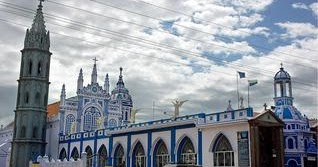
#> input picture ex2/church.jpg, 318 x 167 px
$ jupyter execute image_smoothening.ipynb
#> lines starting #> are read from the running program, lines starting #| are printed output that depends on the picture
**Averaging Filter, Gaussian Blur, Median Filter, Bilateral Filter, Anisotropic Diffusion, Adaptive Median Filter, Conservative Smoothing, Alpha Trim Mean Filter**

[cell 1]
import matplotlib.pyplot as plt
import cv2

def display_image(title, image):
    plt.figure(figsize=(4, 4))
    plt.title(title)
    plt.imshow(image, cmap='gray')
    plt.axis('off')
    plt.show()

[cell 2]
image = cv2.imread('church.jpg')
#> image is the input picture: shape (167, 318, 3); mean B, G, R 159.8, 151.2, 144.7
rgb_image = cv2.cvtColor(image, cv2.COLOR_BGR2RGB)
display_image('Original Image', rgb_image)

[cell 3]
gray_scale = cv2.cvtColor(image, cv2.COLOR_BGR2GRAY)
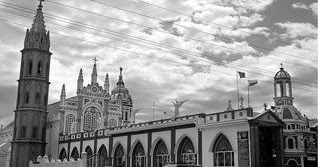
#> gray_scale: shape (167, 318); min 0, max 255, mean 150.2
display_image('Gray Scale Image', gray_scale)

[cell 4]
averaging_filter = cv2.blur(gray_scale, (4, 4))
display_image('Averaging Filter', averaging_filter)

[cell 5]
gaussian_blur = cv2.GaussianBlur(gray_scale, (5,5), 2)
display_image('Gaussian Blur', gaussian_blur)

[cell 6]
median_filter = cv2.medianBlur(gray_scale, 5)
display_image('Median Filter', median_filter)

[cell 7]
bilateral_filter = cv2.bilateralFilter(gray_scale, 9, 75, 75)
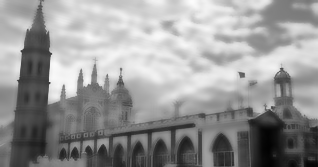
#> bilateral_filter: shape (167, 318); min 2, max 252, mean 150.3
display_image('Bilateral Filter', bilateral_filter)

[cell 8]
import numpy as np

def adaptive_median_filter(image, S_max):
#> called with S_max = 5
    padded_image = np.pad(image, S_max // 2, mode='constant', constant_values=0)
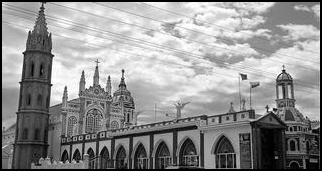
#> padded_image: shape (171, 322); min 0, max 255, mean 144.9
    output_image = np.copy(image)
    rows, cols = image.shape
#> rows = 167; cols = 318

    for i in range(rows):
        for j in range(cols):
            S = 3
            while S <= S_max:
                # Extracting the subimage
                sub_img = padded_image[i:i + S, j:j + S]
                Z_min = np.min(sub_img)
                Z_max = np.max(sub_img)
                Z_m = np.median(sub_img)
                Z_xy = image[i, j]

                if Z_min < Z_m < Z_max:
                    if Z_min < Z_xy < Z_max:
                        output_image[i, j] = Z_xy
                    else:
                        output_image[i, j] = Z_m
                    break
                else:
                    S += 2
            # else:
            output_image[i, j] = Z_m
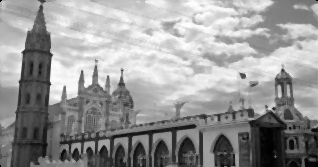
#> output_image: shape (167, 318); min 0, max 254, mean 151

    return output_image

adaptive_median_filter_image = adaptive_median_filter(gray_scale, 5)
display_image('Adaptive Median Filter', adaptive_median_filter_image)

[cell 9]
def conservative_smoothing_filter(image, neighborhood_size=3):
#> called with neighborhood_size = 3
    offset = neighborhood_size // 2
    rows, cols = image.shape
#> rows = 167; cols = 318
    result = np.copy(image)
    for i in range(offset, rows - offset):
        for j in range(offset, cols - offset):
            # Get the neighborhood of the pixel (e.g., 3x3, 5x5)
            neighborhood = image[i - offset:i + offset + 1, j - offset:j + offset + 1]
            # Get the minimum and maximum pixel values in the neighborhood
            min_val = np.min(neighborhood)
            max_val = np.max(neighborhood)
            # Get the current pixel value
            current_pixel = image[i, j]
            # Apply the conservative smoothing rule
            if current_pixel < min_val:
                result[i, j] = min_val
            elif current_pixel > max_val:
                result[i, j] = max_val
    return result

conservative_smoothing = conservative_smoothing_filter(gray_scale)
display_image('Conservative Smoothing Filter', conservative_smoothing)

[cell 10]
import cv2
import numpy as np

# Anisotropic diffusion function
def anisotropic_diffusion(image, iterations, kappa, gamma, option=1):
    # Convert image to float32 for precision
#> called with iterations = 15, kappa = 30, gamma = 0.2, option = 1
    image = image.astype(np.float32)
#> image: shape (167, 318) float32

    # Define the convolution kernels for gradients
    kernel_north = np.array([[0, 1, 0],
                             [0, -1, 0],
                             [0, 0, 0]])

    kernel_south = np.array([[0, 0, 0],
                             [0, -1, 0],
                             [0, 1, 0]])

    kernel_east = np.array([[0, 0, 0],
                            [0, -1, 1],
                            [0, 0, 0]])

    kernel_west = np.array([[0, 0, 0],
                            [1, -1, 0],
                            [0, 0, 0]])

    for i in range(iterations):
        # Compute gradients using convolution
        delta_north = cv2.filter2D(image, -1, kernel_north)
        delta_south = cv2.filter2D(image, -1, kernel_south)
        delta_east = cv2.filter2D(image, -1, kernel_east)
        delta_west = cv2.filter2D(image, -1, kernel_west)

        # Calculate conduction coefficient based on the chosen option
        if option == 1:
            # Exponential conduction function (Perona-Malik equation 1)
            c_north = np.exp(-(delta_north / kappa) ** 2)
            c_south = np.exp(-(delta_south / kappa) ** 2)
            c_east = np.exp(-(delta_east / kappa) ** 2)
            c_west = np.exp(-(delta_west / kappa) ** 2)
        elif option == 2:
            # Inverse quadratic conduction function (Perona-Malik equation 2)
            c_north = 1.0 / (1.0 + (delta_north / kappa) ** 2)
            c_south = 1.0 / (1.0 + (delta_south / kappa) ** 2)
            c_east = 1.0 / (1.0 + (delta_east / kappa) ** 2)
            c_west = 1.0 / (1.0 + (delta_west / kappa) ** 2)

        # Update image with the diffusion equation
        image += gamma * (
            c_north * delta_north + c_south * delta_south +
            c_east * delta_east + c_west * delta_west
        )
#> this loop made 15 passes
#> pass 1, in anisotropic_diffusion, `delta_north = cv2.filter2D(image, -1, kernel_north)`:
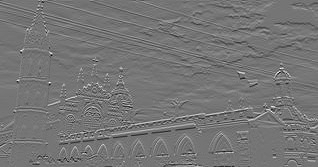
#> delta_north: shape (167, 318) float32; min -162, max 190, mean 0.7; drawn with min black and max white
#> pass 1, in anisotropic_diffusion, `delta_south = cv2.filter2D(image, -1, kernel_south)`:
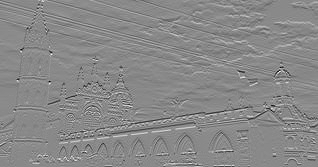
#> delta_south: shape (167, 318) float32; min -190, max 162, mean -0.7; drawn with min black and max white
#> pass 1, in anisotropic_diffusion, `delta_east = cv2.filter2D(image, -1, kernel_east)`:
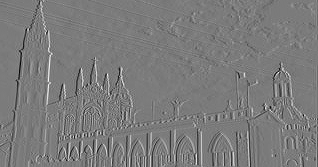
#> delta_east: shape (167, 318) float32; min -173, max 184, mean -0.1; drawn with min black and max white
#> pass 1, in anisotropic_diffusion, `delta_west = cv2.filter2D(image, -1, kernel_west)`:
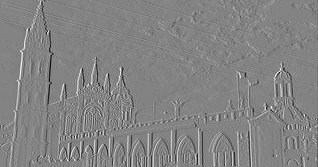
#> delta_west: shape (167, 318) float32; min -184, max 173, mean 0; drawn with min black and max white
#> after the loop:
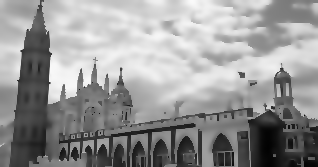
#> image: shape (167, 318) float32; min 2.59, max 250.3, mean 150.2

    return image

# Load a grayscale image
# image = cv2.imread('grayscale_image.jpg', cv2.IMREAD_GRAYSCALE)

# Parameters for anisotropic diffusion
iterations = 15    # Number of iterations
kappa = 30         # Conduction coefficient (controls sensitivity to edges)
gamma = 0.2        # Diffusion speed (controls how fast diffusion happens)
option = 1        # 1 for exponential conduction, 2 for inverse quadratic

# Apply anisotropic diffusion
smoothed_image = anisotropic_diffusion(gray_scale, iterations, kappa, gamma, option)

# Convert the result back to uint8 for displaying
smoothed_image = np.clip(smoothed_image, 0, 255).astype(np.uint8)

# Save and display the smoothed image
cv2.imwrite('anisotropic_diffusion_image.jpg', smoothed_image)
cv2.imshow('Original Image', gray_scale)
cv2.imshow('Smoothed Image', smoothed_image)
cv2.waitKey(0)
cv2.destroyAllWindows()

[cell 11]
from skimage.restoration import denoise_tv_chambolle
anisotropic = denoise_tv_chambolle(gray_scale)
display_image('anisotropic_diffusion', anisotropic)

[cell 12]
def alpha_trimmed_mean(image, kernel_size=3, no_of_pixels=2):
#> called with kernel_size = 3, no_of_pixels = 2
    offset = kernel_size // 2
    rows, cols = image.shape
#> rows = 167; cols = 318
    result = np.zeros_like(image)
    for i in range(offset, rows-offset):
        for j in range(offset, cols-offset):
            neighborhood = image[i-offset : i+offset+1, j-offset : j+offset+1].flatten()
            sorted_neighborhood = np.sort(neighborhood)
            trimmed_neighborhood = sorted_neighborhood[no_of_pixels // 2: -no_of_pixels // 2]
            trimmed_mean = np.mean(trimmed_neighborhood)
            result[i, j] = trimmed_mean
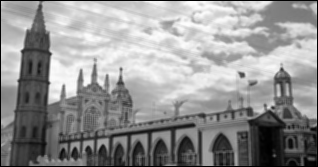
#> result: shape (167, 318); min 0, max 253, mean 147.3
    return result

alpha = alpha_trimmed_mean(gray_scale)
display_image('alpha', alpha)
